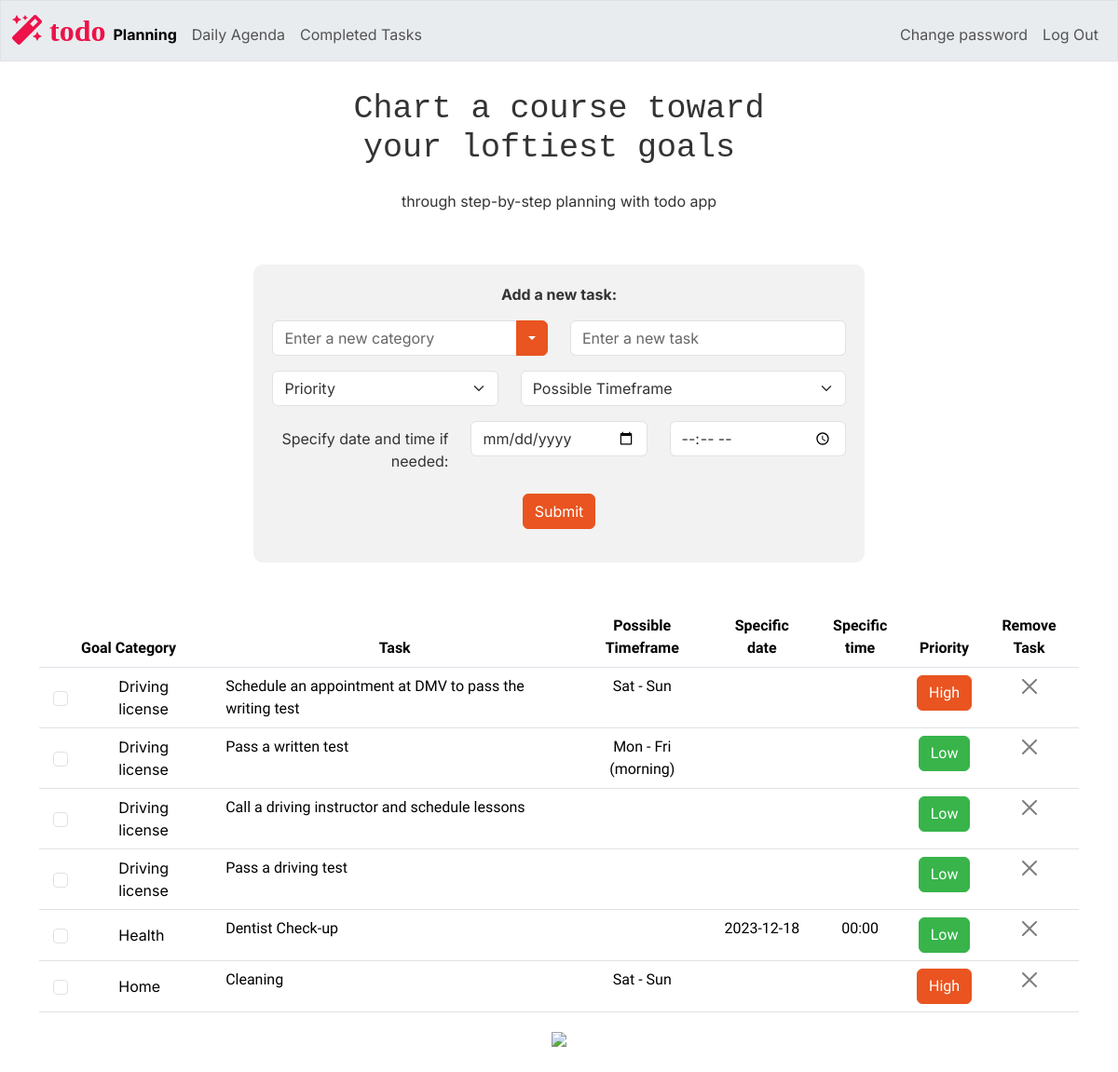
Before: / (signed in) with the older database file.
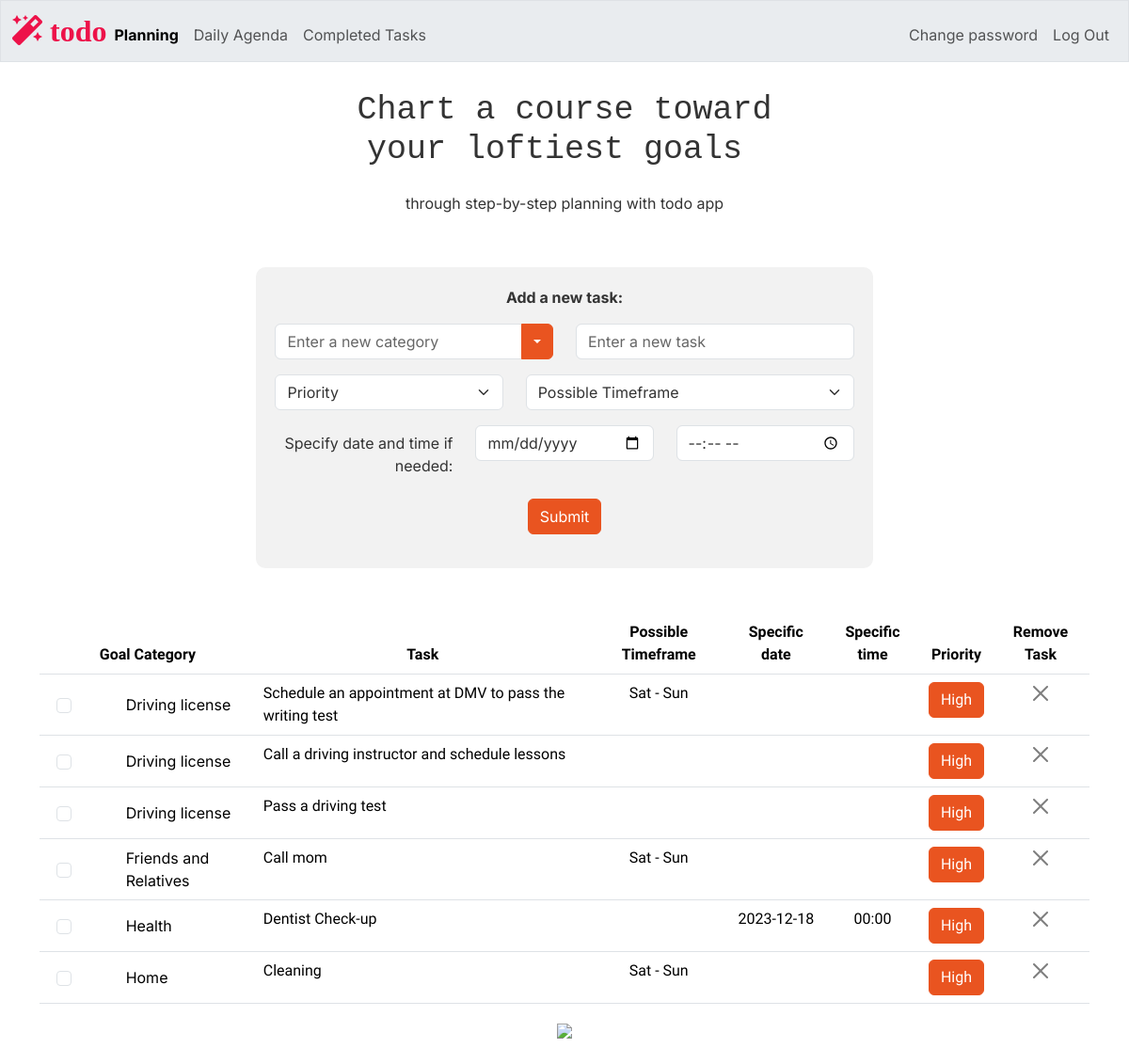
After: the same page with the newer database file.
### tables this page shows
CREATE TABLE tasks (
    id INTEGER PRIMARY KEY AUTOINCREMENT NOT NULL,
    users_id INTEGER NOT NULL,
    category TEXT NOT NULL,
    task TEXT NOT NULL,
    timeframe TEXT,
    priority TEXT,
    completion INTEGER DEFAULT 0,
    date DATE,
    time TIME,
    FOREIGN KEY (users_id) REFERENCES users(id)
);

### app.py (the view)
@app.route("/", methods=["GET", "POST"])
@login_required
def index():
    users_id = session["user_id"]
    tasks = db.execute("SELECT * FROM tasks WHERE users_id =? AND completion = 0 ORDER BY category", users_id)
    task_categories = db.execute("SELECT distinct category FROM tasks WHERE users_id =? ORDER BY category COLLATE NOCASE", users_id)
    welcome_message_h1 = "Chart a course toward\n your loftiest goals "
    welcome_message_p = "through step-by-step planning with todo app"
    return render_template("index.html", tasks=tasks, task_categories=task_categories, welcome_message_h1 = welcome_message_h1, welcome_message_p = welcome_message_p, current_page="planning")

### app.py (called while the page is built)
@app.after_request
def after_request(response):
    response.headers["Cache-Control"] = "no-cache, no-store, must-revalidate"
    response.headers["Expires"] = 0
    response.headers["Pragma"] = "no-cache"
    return response

### helpers.py (called while the page is built)
def login_required(f):
    @wraps(f)
    def decorated_function(*args, **kwargs):
        if session.get("user_id") is None:
            return redirect("/login")
        return f(*args, **kwargs)
    return decorated_function

### templates/index.html (shortened to what this page needs)
{% extends "layout.html" %}
{% block main %}
<div class="container container-fluid mt-3">
    <form method="POST" action="/add_task" class="mx-auto text-center mb-5" style="background-color: #f2f2f2; padding: 20px; border-radius: 10px; width: 60%;">
        <div class="col-sm-5 mx-auto">
            <label><b>Add a new task:</b></label>
        </div>
        <div class="mb-3 row mt-3">
            <div class="col-sm-6">
                <div class="input-group">
                    <input type="text" id="category" name="category" class="form-control" placeholder="Enter a new category" autocomplete="off" aria-label="Text input with dropdown button">
                    <button class="btn btn-primary dropdown-toggle" type="button" data-bs-toggle="dropdown" aria-expanded="false"></button>
                </div>
            </div>
            <div class="col-sm-6 mx-auto">
                <input type="text" class="form-control" id="task" name="task" placeholder="Enter a new task" autocomplete="off" required>
            </div>
        </div>
        <div class="mb-3 row">
            <div class="col-sm-5 mx-auto">
                <select class="form-select" id="priority" name="priority" required>
                    <option selected disabled>Priority</option>
                </select>
            </div>
            <div class="col-sm-7 mx-auto">
                <select class="form-select" id="timeframe" name="timeframe" required>
                    <option selected disabled>Possible Timeframe</option>
                </select>
            </div>
        </div>
        <div class="mb-3 row">
            <label for="date" class="col-sm-4 col-form-label text-end">Specify date and time if needed:</label>
            <div class="col-sm-4 mx-auto">
                <input type="date" class="form-control" id="date" name="date" autocomplete="off">
            </div>
            <div class="col-sm-4 mx-auto">
                <input type="time" class="form-control" id="time" name="time" autocomplete="off">
            </div>
        </div>
        <div class="mb-3 row">
            <div class="col-sm-4 mx-auto">
                <button type="submit" class="btn btn-primary">Submit</button>
            </div>
        </div>
    </form>
</div>
<table class="table">
    <thead>
        <tr>
            <th> Goal Category</th>
            <th> Task </th>
            <th> Possible Timeframe </th>
            <th> Specific date </th>
            <th> Specific time </th>
            <th> Priority </th>
            <th> Remove Task </th>
        </tr>
    </thead>
    <tbody>
        {% for task in tasks %}
            <tr id="todo_row_{{ task.id }}" >
                <td class="align-middle " style="text-align: left;">
                    <div class="d-flex align-items-center " >
                        <div class=" col-sm-2 d-flex justify-content-center align-items-center form-check" >
                            <input class="form-check-input completion-checkbox"
                                    type="checkbox"
                                    id="completion_{{ task.id }}"
                                    name="task_completion"
                                    data-task-id="{{ task.id }}"
                                    data-completion="{{ task.completion}}"
                                    onchange="updateTaskStatus(this)">
                        </div>
                        <label class="form-check-label ms-5" for="completion_{{ task.id }}">
                            {{ task.category }}
                        </label>
                    </div>
                </td>
                <td style="text-align: left;">{{ task.task }}</td>
                <td>{{ task.timeframe if (task.date is none or task.date =='') and task.timeframe is not none else '' }}</td>
                <td>{{ task.date or '' }}</td>
                <td>{{ task.time or '' }}</td>
                <td>
                    <button class="btn btn-primary {{ 'btn-success' if (task.priority or 'Low') == 'Low' else '' }}" onclick="changePriority({{ task.id }}, this)">{{ task.priority or 'Low' }}</button>
                </td>
                <td>
                    <button class="btn-close" data-bs-toggle="modal" data-bs-target="#deleteConfirmationModal_{{ task.id }}"></button>
                </td>
            </tr>
        {% endfor %}
    </tbody>
</table>
<img src="/static/planning2.png" class="wide-image">
{% endblock %}

### templates/layout.html (shortened to what this page needs)
<!DOCTYPE html>
<html lang="en">
<head>
    <link href="/static/bootstrap.min.css" rel="stylesheet">
    <link href="/static/styles.css" rel="stylesheet">
    <link rel="stylesheet" href="https://cdnjs.cloudflare.com/ajax/libs/font-awesome/5.15.3/css/all.min.css">
</head>
<body>
    <nav class="bg-light border navbar navbar-expand-md navbar-light fixed-top">
        <div class="container-fluid">
            <a class="site-logo" href="/"><span>
                <i class="fas fa-magic" style="color: #ed1249;"> todo</i></span></a>
            <div class="collapse navbar-collapse" id="navbar">
                {% if session["user_id"] %}
                    <ul class="navbar-nav me-auto mt-2">
                        <li class="nav-item"><a class="nav-link {% if current_page == 'planning' %}active{% endif %}" href="/">Planning</a></li>
                        <li class="nav-item"><a class="nav-link {% if current_page == 'agenda' %}active{% endif %}" href="/agenda">Daily Agenda</a></li>
                        <li class="nav-item"><a class="nav-link {% if current_page == 'completed' %}active{% endif %}" href="/completed">Completed Tasks</a></li>
                    </ul>
                    <ul class="navbar-nav ms-auto mt-2">
                        <li class="nav-item"><a class="nav-link" href="/password_change">Change password</a></li>
                        <li class="nav-item"><a class="nav-link" href="/logout">Log Out</a></li>
                    </ul>
                {% else %}
                    <ul class="navbar-nav ms-auto mt-2">
                        <li class="nav-item"><a class="nav-link" href="/register">Register</a></li>
                        <li class="nav-item"><a class="nav-link" href="/login">Log In</a></li>
                    </ul>
                {% endif %}
            </div>
        </div>
    </nav>
    <br>
    <br>
    <div class="container-fluid text-center mt-5">
        <h1 class="mb-4"><pre>{{ welcome_message_h1}} </pre>
        </h1>
        <p>{{ welcome_message_p }}</p>
    </div>
    <main class="container container-fluid py-4 text-center">
        {% block main %}{% endblock %}
    </main>
</body>
</html>

### static/styles.css (style rules this page uses)
nav .site-logo { font-size: xx-large; text-decoration: none; }
p, span, div, h1, button { font-family: 'Inter', sans-serif; }
body { background-color: # f6f5f4; }
.navbar-nav .nav-link.active { font-weight: bold; }

Changed rows visible on the page:
removed tasks: category "Driving license", task "Pass a written test", date+timeframe "Mon - Fri (morning)", priority "Low"
changed tasks "Call a driving instructor and schedule lessons": priority "Low" → "High"
changed tasks "Pass a driving test": priority "Low" → "High"
now on this page (row edited): tasks: category "Friends and Relatives", task "Call mom", date+timeframe "Sat - Sun", priority "High"
changed tasks "Health": priority "Low" → "High"
